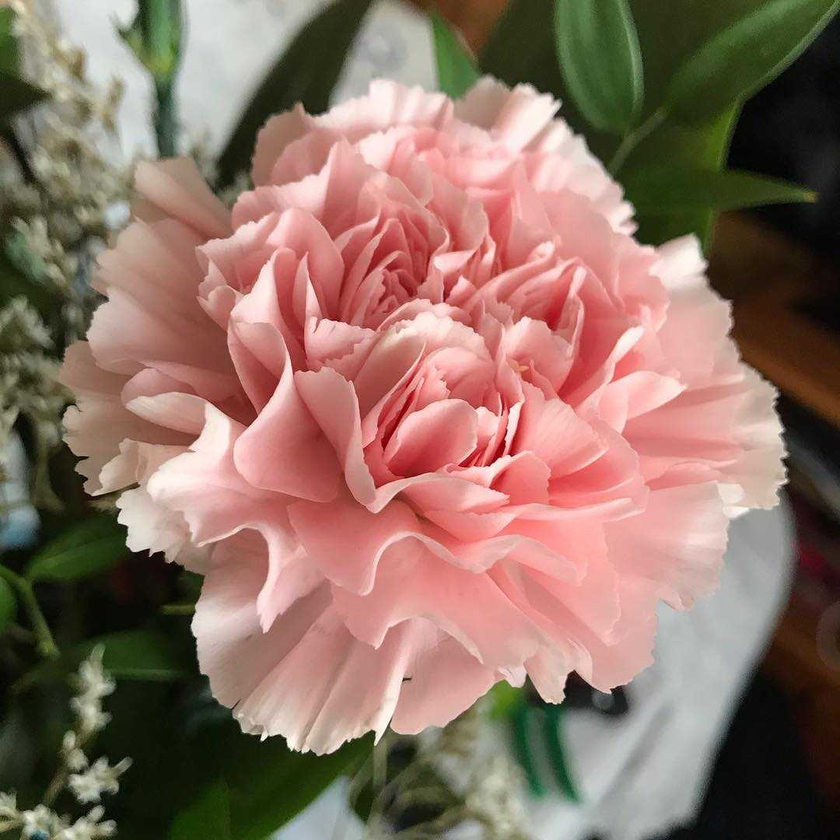
%> input picture Shrisha_IP/output/carnation.png, 840 x 840 px, shrunk from 1080 x 1080 before the run
$ octave lab4.m   (GNU Octave 9; MATLAB toolbox functions it lacks are replaced by stand-ins)
%> lines starting %> are read from the running program, lines starting %| are printed output that depends on the picture
clear all;  % clear all variables
close all;  % close all figures
clc;        % clear command window
% import image package
pkg load image;
% read image
a=imread('carnation.png');
%> a is the input picture: size 840x840x3 uint8; mean R, G, B 141.8, 113.3, 100.8
subplot(2,2,1);
imshow(a);
title 'Original Image';
b=im2double(a);
a1=input('enter value a');
%> the answer given: 3
ga1=input('enter value gamma');
%> the answer given: 2
s=(a1*(b.^ga1))*256;
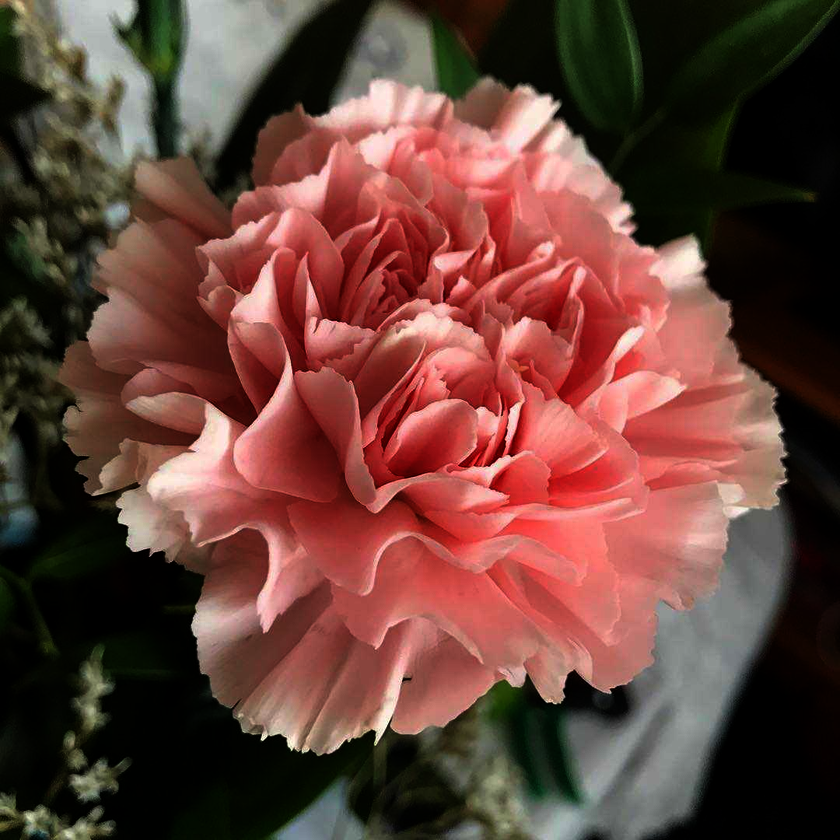
%> s: size 840x840x3 double; mean R, G, B 317, 198.6, 174.1; drawn with min black and max white
s1=uint8(s);
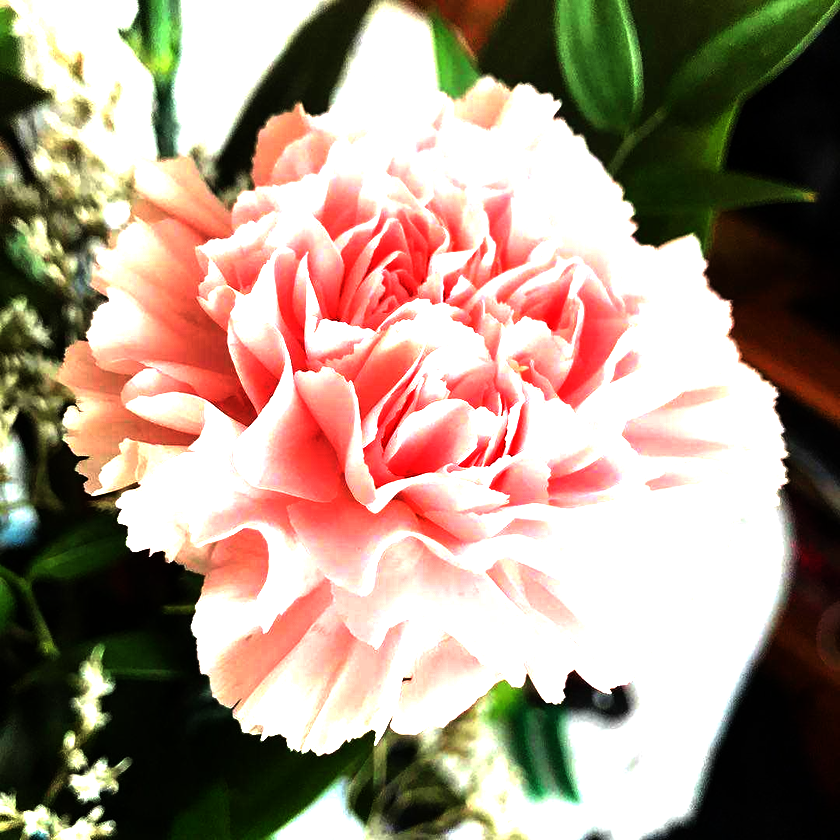
%> s1: size 840x840x3 uint8; mean R, G, B 169.6, 148.8, 133.1
subplot(2,2,2);
imshow(s1);
title 'Image 1';

a2=input('enter value a');
%> the answer given: 3
ga2=input('enter value gamma');
%> the answer given: 2
sp=(a2*(b.^ga2))*256;
s2=uint8(sp);
subplot(2,2,3);
imshow(s2);
title 'Image 2';

a3=input('enter value a');
%> the answer given: 3
ga3=input('enter value gamma');
%> the answer given: 2
sp2=(a3*(b.^ga3))*256;
s3=uint8(sp2);
subplot(2,2,4);
imshow(s3);
title 'Image 3';
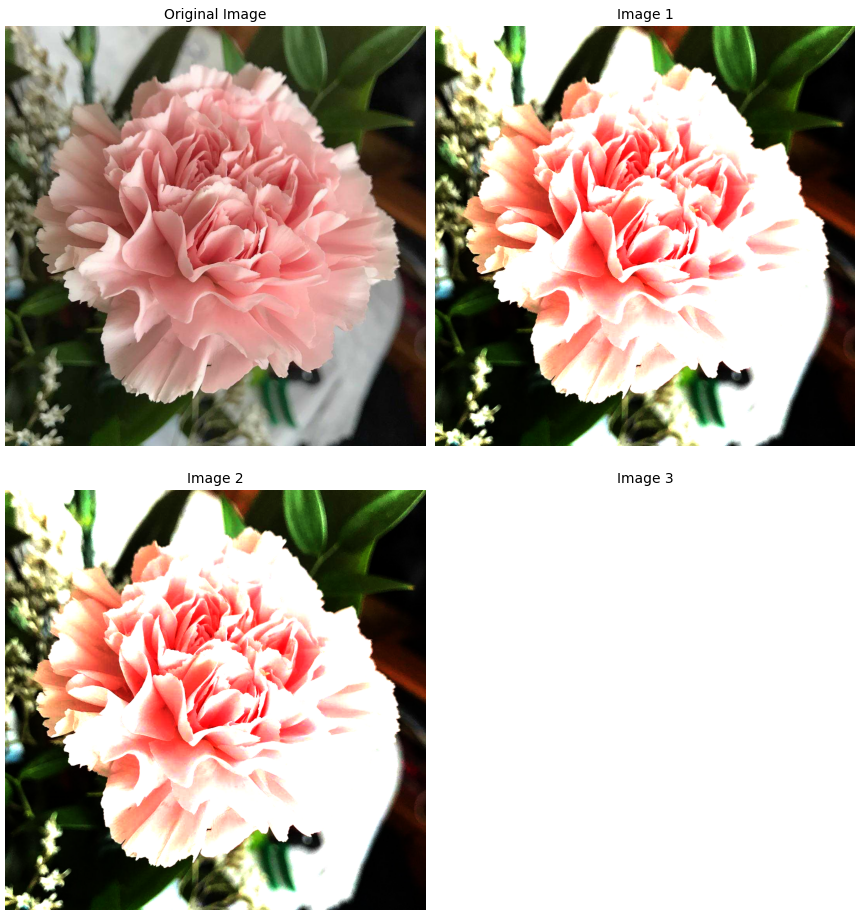
%> figure redrawn from the program's plot data, 4 panels

$ run again, with Shrisha_IP/output/lab1.PNG copied over Shrisha_IP/output/carnation.png
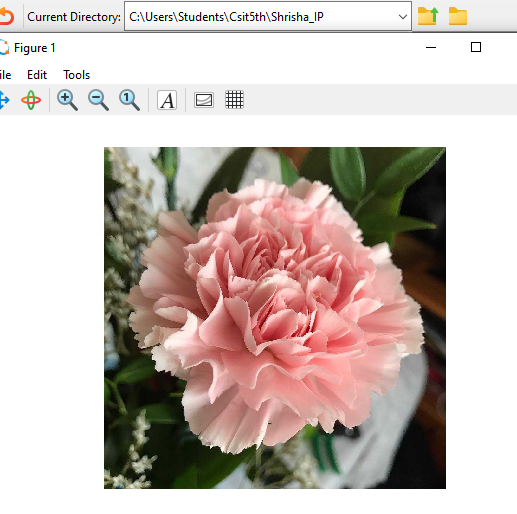
%> input picture Shrisha_IP/output/lab1.PNG, 517 x 514 px
%> a is the input picture: size 514x517x3 uint8; mean R, G, B 201.3, 188.7, 182.9
%> `s=(a1*(b.^ga1))*256;`:
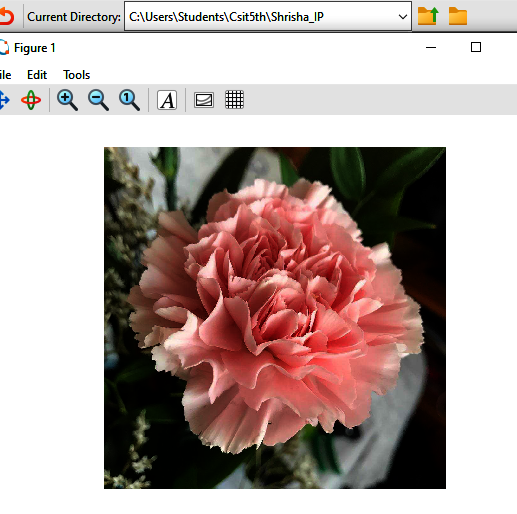
%> s: size 514x517x3 double; mean R, G, B 551.1, 498.7, 487; drawn with min black and max white
%> `s1=uint8(s);`:
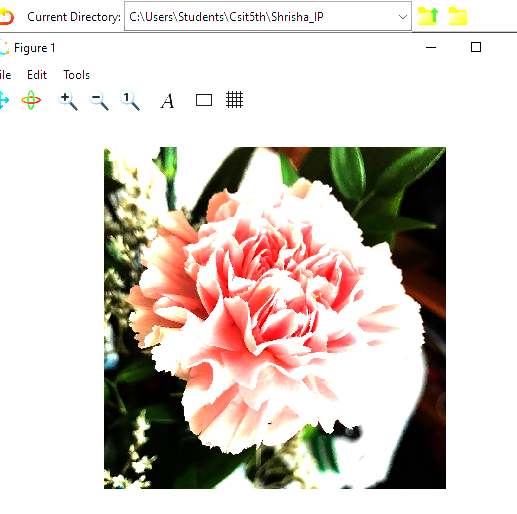
%> s1: size 514x517x3 uint8; mean R, G, B 215.7, 206.5, 199.2
